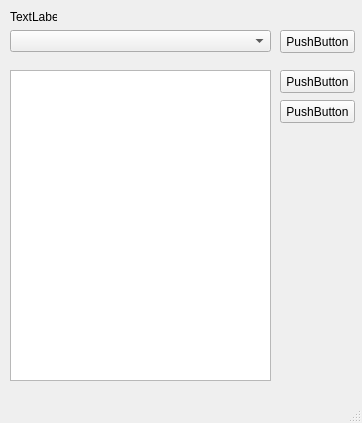
<?xml version="1.0" encoding="UTF-8"?>
<ui version="4.0">
 <class>MainWindow</class>
 <widget class="QMainWindow" name="MainWindow">
  <property name="geometry">
   <rect>
    <x>0</x>
    <y>0</y>
    <width>362</width>
    <height>423</height>
   </rect>
  </property>
  <property name="windowTitle">
   <string>MainWindow</string>
  </property>
  <widget class="QWidget" name="centralwidget">
   <widget class="QListView" name="listView">
    <property name="geometry">
     <rect>
      <x>10</x>
      <y>70</y>
      <width>261</width>
      <height>311</height>
     </rect>
    </property>
   </widget>
   <widget class="QPushButton" name="pushButton">
    <property name="geometry">
     <rect>
      <x>280</x>
      <y>70</y>
      <width>75</width>
      <height>23</height>
     </rect>
    </property>
    <property name="text">
     <string>PushButton</string>
    </property>
   </widget>
   <widget class="QPushButton" name="pushButton_2">
    <property name="geometry">
     <rect>
      <x>280</x>
      <y>100</y>
      <width>75</width>
      <height>23</height>
     </rect>
    </property>
    <property name="text">
     <string>PushButton</string>
    </property>
   </widget>
   <widget class="QLabel" name="label">
    <property name="geometry">
     <rect>
      <x>10</x>
      <y>10</y>
      <width>47</width>
      <height>13</height>
     </rect>
    </property>
    <property name="text">
     <string>TextLabel</string>
    </property>
   </widget>
   <widget class="QComboBox" name="comboBox">
    <property name="geometry">
     <rect>
      <x>10</x>
      <y>30</y>
      <width>261</width>
      <height>22</height>
     </rect>
    </property>
   </widget>
   <widget class="QPushButton" name="pushButton_4">
    <property name="geometry">
     <rect>
      <x>280</x>
      <y>30</y>
      <width>75</width>
      <height>23</height>
     </rect>
    </property>
    <property name="text">
     <string>PushButton</string>
    </property>
   </widget>
  </widget>
  <widget class="QMenuBar" name="menubar">
   <property name="geometry">
    <rect>
     <x>0</x>
     <y>0</y>
     <width>362</width>
     <height>21</height>
    </rect>
   </property>
  </widget>
  <widget class="QStatusBar" name="statusbar"/>
 </widget>
 <resources/>
 <connections/>
</ui>
